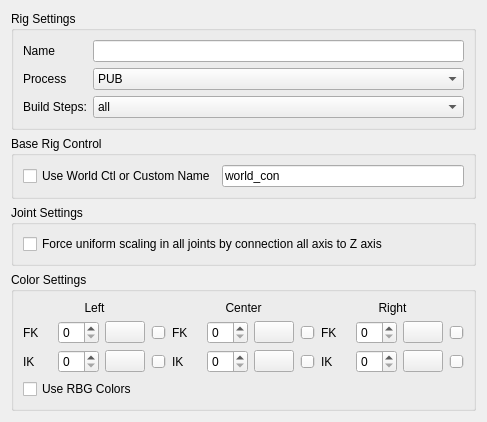
<?xml version="1.0" encoding="UTF-8"?>
<ui version="4.0">
 <class>Form</class>
 <widget class="QWidget" name="Form">
  <property name="geometry">
   <rect>
    <x>0</x>
    <y>0</y>
    <width>448</width>
    <height>376</height>
   </rect>
  </property>
  <property name="windowTitle">
   <string>Form</string>
  </property>
  <layout class="QGridLayout" name="gridLayout_2">
   <item row="1" column="0">
    <widget class="QGroupBox" name="groupBox_7">
     <property name="sizePolicy">
      <sizepolicy hsizetype="Preferred" vsizetype="Fixed">
       <horstretch>0</horstretch>
       <verstretch>0</verstretch>
      </sizepolicy>
     </property>
     <property name="title">
      <string>Base Rig Control</string>
     </property>
     <layout class="QHBoxLayout" name="horizontalLayout_9">
      <item>
       <widget class="QCheckBox" name="world_control_checkBox">
        <property name="toolTip">
         <string>&lt;html&gt;&lt;head/&gt;&lt;body&gt;&lt;p&gt;Shifter creates by default a Base control called &amp;quot;&lt;span style=&quot; font-weight:600;&quot;&gt;global_C0_ctl&lt;/span&gt;&amp;quot;. &lt;/p&gt;&lt;p&gt;Since this control is not accesible from any guide locator. Is not possible to add it as a space reference.&lt;/p&gt;&lt;p&gt;If this option is active, The base control will be named &amp;quot;&lt;span style=&quot; font-weight:600;&quot;&gt;world_ctl&lt;/span&gt;&amp;quot; and we can add &amp;quot;&lt;span style=&quot; font-weight:600;&quot;&gt;global_C0_ctl&lt;/span&gt;&amp;quot; as a regular &amp;quot;Control_01&amp;quot; component. &lt;/p&gt;&lt;p&gt;This way we can use it as space reference.&lt;/p&gt;&lt;p&gt;The biped guide template is configured with this structure.&lt;/p&gt;&lt;/body&gt;&lt;/html&gt;</string>
        </property>
        <property name="text">
         <string>Use World Ctl or Custom Name</string>
        </property>
       </widget>
      </item>
      <item>
       <widget class="QLineEdit" name="world_control_lineEdit">
        <property name="text">
         <string>world_con</string>
        </property>
       </widget>
      </item>
     </layout>
    </widget>
   </item>
   <item row="2" column="0">
    <widget class="QGroupBox" name="groupBox_3">
     <property name="sizePolicy">
      <sizepolicy hsizetype="Preferred" vsizetype="Fixed">
       <horstretch>0</horstretch>
       <verstretch>0</verstretch>
      </sizepolicy>
     </property>
     <property name="title">
      <string>Joint Settings</string>
     </property>
     <layout class="QGridLayout" name="gridLayout_5">
      <item row="0" column="0">
       <widget class="QCheckBox" name="force_uniScale_checkBox">
        <property name="text">
         <string>Force uniform scaling in all joints by connection all axis to Z axis</string>
        </property>
       </widget>
      </item>
     </layout>
    </widget>
   </item>
   <item row="0" column="0">
    <widget class="QGroupBox" name="groupBox">
     <property name="title">
      <string>Rig Settings</string>
     </property>
     <layout class="QGridLayout" name="gridLayout_3">
      <item row="0" column="0">
       <layout class="QFormLayout" name="formLayout">
        <item row="0" column="0">
         <widget class="QLabel" name="rigName_label">
          <property name="text">
           <string>Name</string>
          </property>
         </widget>
        </item>
        <item row="0" column="1">
         <widget class="QLineEdit" name="name_lineEdit"/>
        </item>
        <item row="1" column="0">
         <widget class="QLabel" name="mode_label">
          <property name="text">
           <string>Process</string>
          </property>
         </widget>
        </item>
        <item row="1" column="1">
         <widget class="QComboBox" name="process_comboBox">
          <item>
           <property name="text">
            <string>PUB</string>
           </property>
          </item>
          <item>
           <property name="text">
            <string>WIP</string>
           </property>
          </item>
         </widget>
        </item>
        <item row="2" column="0">
         <widget class="QLabel" name="step_label">
          <property name="text">
           <string>Build Steps:</string>
          </property>
         </widget>
        </item>
        <item row="2" column="1">
         <widget class="QComboBox" name="step_comboBox">
          <item>
           <property name="text">
            <string>all</string>
           </property>
          </item>
          <item>
           <property name="text">
            <string>prepare</string>
           </property>
          </item>
          <item>
           <property name="text">
            <string>objects</string>
           </property>
          </item>
          <item>
           <property name="text">
            <string>attributes</string>
           </property>
          </item>
          <item>
           <property name="text">
            <string>operate</string>
           </property>
          </item>
         </widget>
        </item>
       </layout>
      </item>
     </layout>
    </widget>
   </item>
   <item row="3" column="0">
    <widget class="QGroupBox" name="groupBox_5">
     <property name="title">
      <string>Color Settings</string>
     </property>
     <layout class="QGridLayout" name="gridLayout_7">
      <item row="1" column="0">
       <widget class="QCheckBox" name="useRGB_checkBox">
        <property name="text">
         <string>Use RBG Colors</string>
        </property>
       </widget>
      </item>
      <item row="0" column="0">
       <layout class="QGridLayout" name="gridLayout_9">
        <item row="0" column="2">
         <widget class="QLabel" name="label_3">
          <property name="text">
           <string>Right</string>
          </property>
          <property name="alignment">
           <set>Qt::AlignCenter</set>
          </property>
         </widget>
        </item>
        <item row="0" column="1">
         <widget class="QLabel" name="label_2">
          <property name="text">
           <string>Center</string>
          </property>
          <property name="alignment">
           <set>Qt::AlignCenter</set>
          </property>
         </widget>
        </item>
        <item row="1" column="1">
         <layout class="QGridLayout" name="gridLayout">
          <item row="0" column="0">
           <widget class="QLabel" name="fk_label_2">
            <property name="text">
             <string>FK</string>
            </property>
           </widget>
          </item>
          <item row="0" column="1">
           <widget class="QLabel" name="C_color_fk_label">
            <property name="sizePolicy">
             <sizepolicy hsizetype="Minimum" vsizetype="Preferred">
              <horstretch>0</horstretch>
              <verstretch>0</verstretch>
             </sizepolicy>
            </property>
            <property name="minimumSize">
             <size>
              <width>0</width>
              <height>0</height>
             </size>
            </property>
            <property name="text">
             <string/>
            </property>
           </widget>
          </item>
          <item row="0" column="2">
           <widget class="QSpinBox" name="C_color_fk_spinBox">
            <property name="sizePolicy">
             <sizepolicy hsizetype="Expanding" vsizetype="Fixed">
              <horstretch>0</horstretch>
              <verstretch>0</verstretch>
             </sizepolicy>
            </property>
            <property name="maximum">
             <number>31</number>
            </property>
           </widget>
          </item>
          <item row="0" column="3">
           <widget class="QPushButton" name="C_RGB_fk_pushButton">
            <property name="sizePolicy">
             <sizepolicy hsizetype="Fixed" vsizetype="Fixed">
              <horstretch>0</horstretch>
              <verstretch>0</verstretch>
             </sizepolicy>
            </property>
            <property name="maximumSize">
             <size>
              <width>16777215</width>
              <height>16777215</height>
             </size>
            </property>
            <property name="layoutDirection">
             <enum>Qt::LeftToRight</enum>
            </property>
            <property name="styleSheet">
             <string notr="true"/>
            </property>
            <property name="text">
             <string/>
            </property>
           </widget>
          </item>
          <item row="0" column="4">
           <widget class="QSlider" name="C_RGB_fk_slider">
            <property name="maximum">
             <number>255</number>
            </property>
            <property name="orientation">
             <enum>Qt::Horizontal</enum>
            </property>
           </widget>
          </item>
          <item row="1" column="0">
           <widget class="QLabel" name="ik_label_2">
            <property name="text">
             <string>IK</string>
            </property>
           </widget>
          </item>
          <item row="1" column="1">
           <widget class="QLabel" name="C_color_ik_label">
            <property name="sizePolicy">
             <sizepolicy hsizetype="Minimum" vsizetype="Preferred">
              <horstretch>0</horstretch>
              <verstretch>0</verstretch>
             </sizepolicy>
            </property>
            <property name="minimumSize">
             <size>
              <width>0</width>
              <height>0</height>
             </size>
            </property>
            <property name="text">
             <string/>
            </property>
           </widget>
          </item>
          <item row="1" column="2">
           <widget class="QSpinBox" name="C_color_ik_spinBox">
            <property name="sizePolicy">
             <sizepolicy hsizetype="Expanding" vsizetype="Fixed">
              <horstretch>0</horstretch>
              <verstretch>0</verstretch>
             </sizepolicy>
            </property>
            <property name="maximum">
             <number>31</number>
            </property>
           </widget>
          </item>
          <item row="1" column="3">
           <widget class="QPushButton" name="C_RGB_ik_pushButton">
            <property name="sizePolicy">
             <sizepolicy hsizetype="Fixed" vsizetype="Fixed">
              <horstretch>0</horstretch>
              <verstretch>0</verstretch>
             </sizepolicy>
            </property>
            <property name="maximumSize">
             <size>
              <width>16777215</width>
              <height>16777215</height>
             </size>
            </property>
            <property name="layoutDirection">
             <enum>Qt::LeftToRight</enum>
            </property>
            <property name="styleSheet">
             <string notr="true"/>
            </property>
            <property name="text">
             <string/>
            </property>
           </widget>
          </item>
          <item row="1" column="4">
           <widget class="QSlider" name="C_RGB_ik_slider">
            <property name="maximum">
             <number>255</number>
            </property>
            <property name="orientation">
             <enum>Qt::Horizontal</enum>
            </property>
           </widget>
          </item>
         </layout>
        </item>
        <item row="1" column="2">
         <layout class="QGridLayout" name="gridLayout_10">
          <item row="0" column="0">
           <widget class="QLabel" name="fk_label_3">
            <property name="text">
             <string>FK</string>
            </property>
           </widget>
          </item>
          <item row="0" column="1">
           <widget class="QLabel" name="R_color_fk_label">
            <property name="sizePolicy">
             <sizepolicy hsizetype="Minimum" vsizetype="Preferred">
              <horstretch>0</horstretch>
              <verstretch>0</verstretch>
             </sizepolicy>
            </property>
            <property name="minimumSize">
             <size>
              <width>0</width>
              <height>0</height>
             </size>
            </property>
            <property name="text">
             <string/>
            </property>
           </widget>
          </item>
          <item row="0" column="2">
           <widget class="QSpinBox" name="R_color_fk_spinBox">
            <property name="sizePolicy">
             <sizepolicy hsizetype="Expanding" vsizetype="Fixed">
              <horstretch>0</horstretch>
              <verstretch>0</verstretch>
             </sizepolicy>
            </property>
            <property name="maximum">
             <number>31</number>
            </property>
           </widget>
          </item>
          <item row="0" column="3">
           <widget class="QPushButton" name="R_RGB_fk_pushButton">
            <property name="sizePolicy">
             <sizepolicy hsizetype="Fixed" vsizetype="Fixed">
              <horstretch>0</horstretch>
              <verstretch>0</verstretch>
             </sizepolicy>
            </property>
            <property name="maximumSize">
             <size>
              <width>16777215</width>
              <height>16777215</height>
             </size>
            </property>
            <property name="layoutDirection">
             <enum>Qt::LeftToRight</enum>
            </property>
            <property name="styleSheet">
             <string notr="true"/>
            </property>
            <property name="text">
             <string/>
            </property>
           </widget>
          </item>
          <item row="0" column="4">
           <widget class="QSlider" name="R_RGB_fk_slider">
            <property name="maximum">
             <number>255</number>
            </property>
            <property name="orientation">
             <enum>Qt::Horizontal</enum>
            </property>
           </widget>
          </item>
          <item row="1" column="0">
           <widget class="QLabel" name="ik_label_3">
            <property name="text">
             <string>IK</string>
            </property>
           </widget>
          </item>
          <item row="1" column="1">
           <widget class="QLabel" name="R_color_ik_label">
            <property name="sizePolicy">
             <sizepolicy hsizetype="Minimum" vsizetype="Preferred">
              <horstretch>0</horstretch>
              <verstretch>0</verstretch>
             </sizepolicy>
            </property>
            <property name="minimumSize">
             <size>
              <width>0</width>
              <height>0</height>
             </size>
            </property>
            <property name="text">
             <string/>
            </property>
           </widget>
          </item>
          <item row="1" column="2">
           <widget class="QSpinBox" name="R_color_ik_spinBox">
            <property name="sizePolicy">
             <sizepolicy hsizetype="Expanding" vsizetype="Fixed">
              <horstretch>0</horstretch>
              <verstretch>0</verstretch>
             </sizepolicy>
            </property>
            <property name="maximum">
             <number>31</number>
            </property>
           </widget>
          </item>
          <item row="1" column="3">
           <widget class="QPushButton" name="R_RGB_ik_pushButton">
            <property name="enabled">
             <bool>true</bool>
            </property>
            <property name="sizePolicy">
             <sizepolicy hsizetype="Fixed" vsizetype="Fixed">
              <horstretch>0</horstretch>
              <verstretch>0</verstretch>
             </sizepolicy>
            </property>
            <property name="maximumSize">
             <size>
              <width>16777215</width>
              <height>16777215</height>
             </size>
            </property>
            <property name="layoutDirection">
             <enum>Qt::LeftToRight</enum>
            </property>
            <property name="styleSheet">
             <string notr="true"/>
            </property>
            <property name="text">
             <string/>
            </property>
           </widget>
          </item>
          <item row="1" column="4">
           <widget class="QSlider" name="R_RGB_ik_slider">
            <property name="maximum">
             <number>255</number>
            </property>
            <property name="orientation">
             <enum>Qt::Horizontal</enum>
            </property>
           </widget>
          </item>
         </layout>
        </item>
        <item row="0" column="0">
         <widget class="QLabel" name="label">
          <property name="text">
           <string>Left</string>
          </property>
          <property name="alignment">
           <set>Qt::AlignCenter</set>
          </property>
         </widget>
        </item>
        <item row="1" column="0">
         <layout class="QGridLayout" name="gridLayout_11">
          <item row="0" column="0">
           <widget class="QLabel" name="fk_label">
            <property name="text">
             <string>FK</string>
            </property>
           </widget>
          </item>
          <item row="0" column="1">
           <widget class="QLabel" name="L_color_fk_label">
            <property name="sizePolicy">
             <sizepolicy hsizetype="Minimum" vsizetype="Preferred">
              <horstretch>0</horstretch>
              <verstretch>0</verstretch>
             </sizepolicy>
            </property>
            <property name="minimumSize">
             <size>
              <width>0</width>
              <height>0</height>
             </size>
            </property>
            <property name="text">
             <string/>
            </property>
           </widget>
          </item>
          <item row="0" column="2">
           <widget class="QSpinBox" name="L_color_fk_spinBox">
            <property name="sizePolicy">
             <sizepolicy hsizetype="Expanding" vsizetype="Fixed">
              <horstretch>0</horstretch>
              <verstretch>0</verstretch>
             </sizepolicy>
            </property>
            <property name="maximum">
             <number>31</number>
            </property>
           </widget>
          </item>
          <item row="0" column="3">
           <widget class="QPushButton" name="L_RGB_fk_pushButton">
            <property name="sizePolicy">
             <sizepolicy hsizetype="Fixed" vsizetype="Fixed">
              <horstretch>0</horstretch>
              <verstretch>0</verstretch>
             </sizepolicy>
            </property>
            <property name="maximumSize">
             <size>
              <width>16777215</width>
              <height>16777215</height>
             </size>
            </property>
            <property name="layoutDirection">
             <enum>Qt::LeftToRight</enum>
            </property>
            <property name="styleSheet">
             <string notr="true"/>
            </property>
            <property name="text">
             <string/>
            </property>
           </widget>
          </item>
          <item row="0" column="4">
           <widget class="QSlider" name="L_RGB_fk_slider">
            <property name="maximum">
             <number>255</number>
            </property>
            <property name="orientation">
             <enum>Qt::Horizontal</enum>
            </property>
           </widget>
          </item>
          <item row="1" column="0">
           <widget class="QLabel" name="ik_label">
            <property name="text">
             <string>IK</string>
            </property>
           </widget>
          </item>
          <item row="1" column="1">
           <widget class="QLabel" name="L_color_ik_label">
            <property name="sizePolicy">
             <sizepolicy hsizetype="Minimum" vsizetype="Preferred">
              <horstretch>0</horstretch>
              <verstretch>0</verstretch>
             </sizepolicy>
            </property>
            <property name="minimumSize">
             <size>
              <width>0</width>
              <height>0</height>
             </size>
            </property>
            <property name="text">
             <string/>
            </property>
           </widget>
          </item>
          <item row="1" column="2">
           <widget class="QSpinBox" name="L_color_ik_spinBox">
            <property name="sizePolicy">
             <sizepolicy hsizetype="Expanding" vsizetype="Fixed">
              <horstretch>0</horstretch>
              <verstretch>0</verstretch>
             </sizepolicy>
            </property>
            <property name="maximum">
             <number>31</number>
            </property>
           </widget>
          </item>
          <item row="1" column="3">
           <widget class="QPushButton" name="L_RGB_ik_pushButton">
            <property name="sizePolicy">
             <sizepolicy hsizetype="Fixed" vsizetype="Fixed">
              <horstretch>0</horstretch>
              <verstretch>0</verstretch>
             </sizepolicy>
            </property>
            <property name="maximumSize">
             <size>
              <width>16777215</width>
              <height>16777215</height>
             </size>
            </property>
            <property name="layoutDirection">
             <enum>Qt::LeftToRight</enum>
            </property>
            <property name="styleSheet">
             <string notr="true"/>
            </property>
            <property name="text">
             <string/>
            </property>
           </widget>
          </item>
          <item row="1" column="4">
           <widget class="QSlider" name="L_RGB_ik_slider">
            <property name="maximum">
             <number>255</number>
            </property>
            <property name="orientation">
             <enum>Qt::Horizontal</enum>
            </property>
           </widget>
          </item>
         </layout>
        </item>
       </layout>
      </item>
     </layout>
    </widget>
   </item>
   <item row="4" column="0">
    <spacer name="verticalSpacer">
     <property name="orientation">
      <enum>Qt::Vertical</enum>
     </property>
     <property name="sizeHint" stdset="0">
      <size>
       <width>20</width>
       <height>40</height>
      </size>
     </property>
    </spacer>
   </item>
  </layout>
 </widget>
 <resources/>
 <connections/>
</ui>
